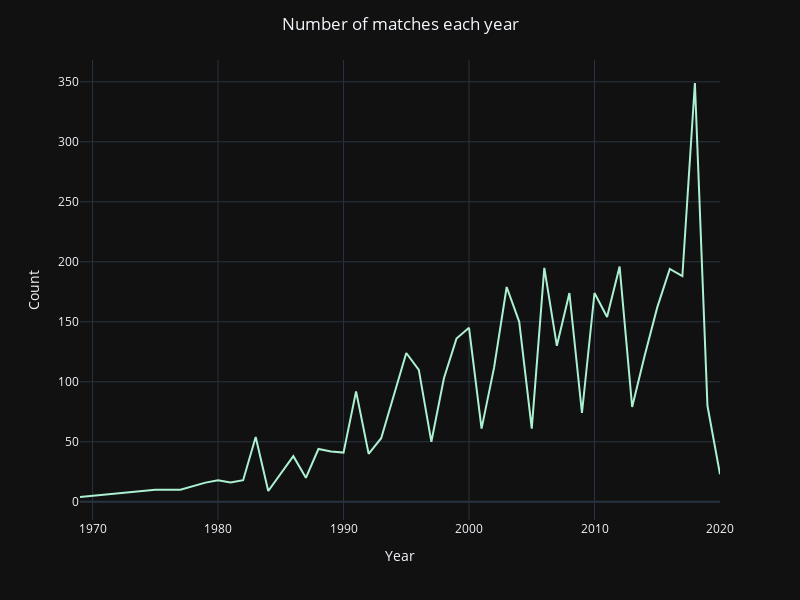

Notebook code for this chart:
### Code cell
fig1=px.line(df_year,y='Count',x='Year',height=600,width=800)
fig1.update_layout(title='Number of matches each year',title_x=0.5,template='plotly_dark')
fig1.update_traces(line_color='#AAF0D1')
fig1.show()

### Figure 1 — Plotly figure (JSON) as saved in the notebook; plotly's stock layout.template omitted (floating-point values rounded to 4 significant figures)
{"data": [{"hovertemplate": "Year=%{x}<br>Count=%{y}<extra></extra>", "legendgroup": "", "line": {"color": "#AAF0D1", "dash": "solid"}, "mode": "lines", "name": "", "showlegend": false, "type": "scatter", "x": [1969, 1975, 1977, 1979, 1980, 1981, 1982, 1983, 1984, 1985, 1986, 1987, 1988, 1989, 1990, 1991, 1992, 1993, 1994, 1995, 1996, 1997, 1998, 1999, 2000, 2001, 2002, 2003, 2004, 2005, 2006, 2007, 2008, 2009, 2010, 2011, 2012, 2013, 2014, 2015, 2016, 2017, 2018, 2019, 2020], "xaxis": "x", "y": [4, 10, 10, 16, 18, 16, 18, 54, 9, 24, 38, 20, 44, 42, 41, 92, 40, 53, 89, 124, 110, 50, 103, 136, 145, 61, 112, 179, 150, 61, 195, 130, 174, 74, 174, 154, 196, 79, 122, 162, 194, 188, 349, 80, 23], "yaxis": "y"}], "layout": {"height": 600, "legend": {"tracegroupgap": 0}, "margin": {"t": 60}, "title": {"text": "Number of matches each year", "x": 0.5}, "width": 800, "xaxis": {"anchor": "y", "domain": [0, 1], "title": {"text": "Year"}}, "yaxis": {"anchor": "x", "domain": [0, 1], "title": {"text": "Count"}}}}
